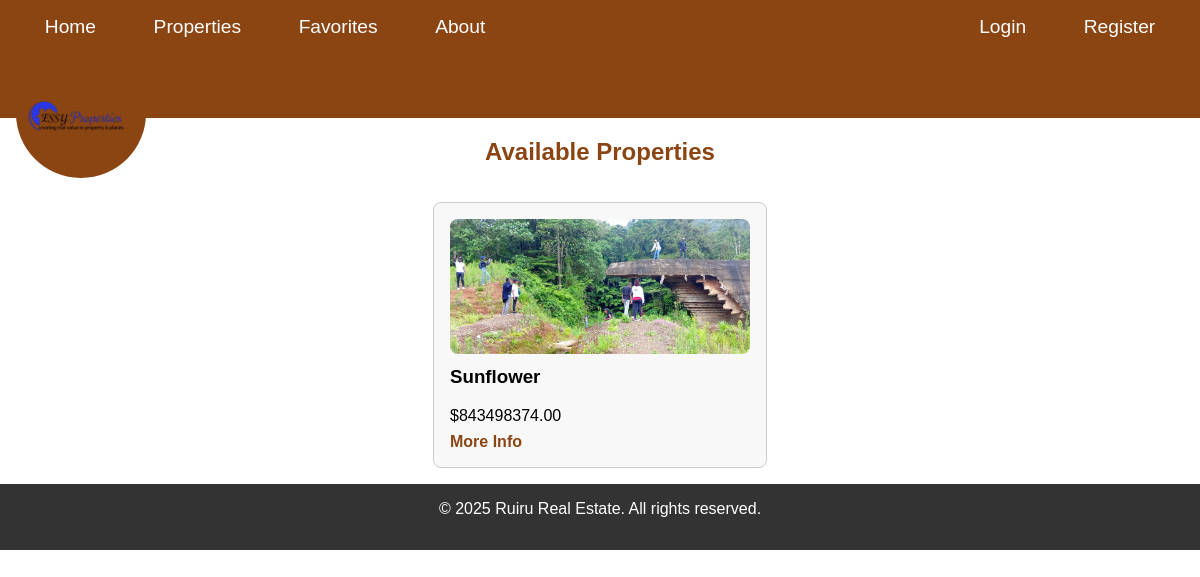
Before: /properties/ with the older database file.
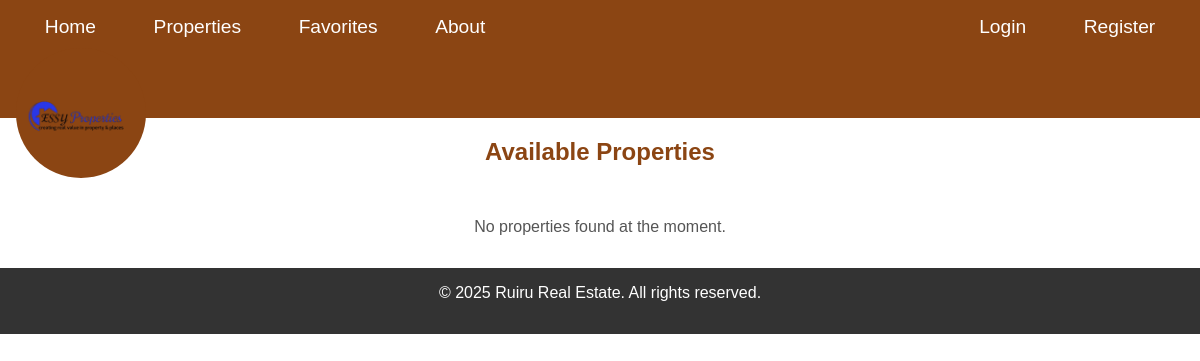
After: the same page with the newer database file.
### mainapp/models.py (models this page shows, shortened)
class Property(models.Model):
    PROPERTY_TYPES = (
        ('house', 'House'),
        ('apartment', 'Apartment'),
        ('commercial', 'Commercial'),
        ('land', 'Land'),
    )
    seller = models.ForeignKey(SellerProfile, on_delete=models.CASCADE, related_name='properties')
    title = models.CharField(max_length=200)
    description = models.TextField()
    property_type = models.CharField(max_length=50, choices=PROPERTY_TYPES)
    price = models.DecimalField(max_digits=12, decimal_places=2)
    location_address = models.CharField(max_length=255)
    latitude = models.DecimalField(max_digits=9, decimal_places=6, blank=True, null=True)
    longitude = models.DecimalField(max_digits=9, decimal_places=6, blank=True, null=True)
    image_main = models.ImageField(upload_to='mainapp/properties/')
    image_gallery_1 = models.ImageField(upload_to='mainapp/properties/', blank=True, null=True)
    image_gallery_2 = models.ImageField(upload_to='mainapp/properties/', blank=True, null=True)
    image_gallery_3 = models.ImageField(upload_to='mainapp/properties/', blank=True, null=True)
    amenities = models.TextField(blank=True, null=True)
    floor_plan = models.FileField(upload_to='mainapp/floorplans/', blank=True, null=True)
    is_available = models.BooleanField(default=True)
    view_count = models.PositiveIntegerField(default=0)
    created_at = models.DateTimeField(auto_now_add=True)
    updated_at = models.DateTimeField(auto_now=True)

### mainapp/views.py (the view)
# urls.py: path('properties/', views.property_list, name='property_list'),
def property_list(request):
    search = request.GET.get('q')
    props = Property.objects.filter(is_available=True)
    if search:
        props = props.filter(
            Q(title__icontains=search) |
            Q(location_address__icontains=search) |
            Q(property_type__icontains=search)
        )
    return render(request, 'mainapp/property_list.html', {'properties': props})

### mainapp/templates/mainapp/property_list.html (shortened to what this page needs)
{% extends 'mainapp/base.html' %}
{% block content %}
<h2 style="text-align:center; color:#8B4513;">Available Properties</h2>
<div style="display:flex; flex-wrap:wrap; gap:2rem; justify-content:center; padding:1rem;">
  {% for property in properties %}
    <div style="width:300px; border:1px solid #ccc; padding:1rem; border-radius:8px; position:relative; background:#f8f8f8;">
      <div style="position:relative; width:100%; height:auto;">
        <img src="{{ property.image_main.url }}" alt="{{ property.title }}" style="width:100%; border-radius:8px;" />
      </div>
      <h3 style="margin-top:0.5rem;">{{ property.title }}</h3>
      <p style="margin:0.5rem 0;">${{ property.price }}</p>
      {% if property.is_available %}
        <a href="{% url 'property_detail' property.pk %}"
           style="color:#8B4513; font-weight:bold; text-decoration:none;">More Info</a>
      {% else %}
        <span style="color:#999; font-style:italic;">No longer available</span>
      {% endif %}
    </div>
  {% empty %}
    <p style="text-align:center; color:#555;">No properties found at the moment.</p>
  {% endfor %}
</div>
{% endblock %}

Changed rows visible on the page:
removed Property: image_main (picture), title "Sunflower", price "843498374.00", is_available "More Info"
Other visible differences:
text now shown: "No properties found at the moment."
